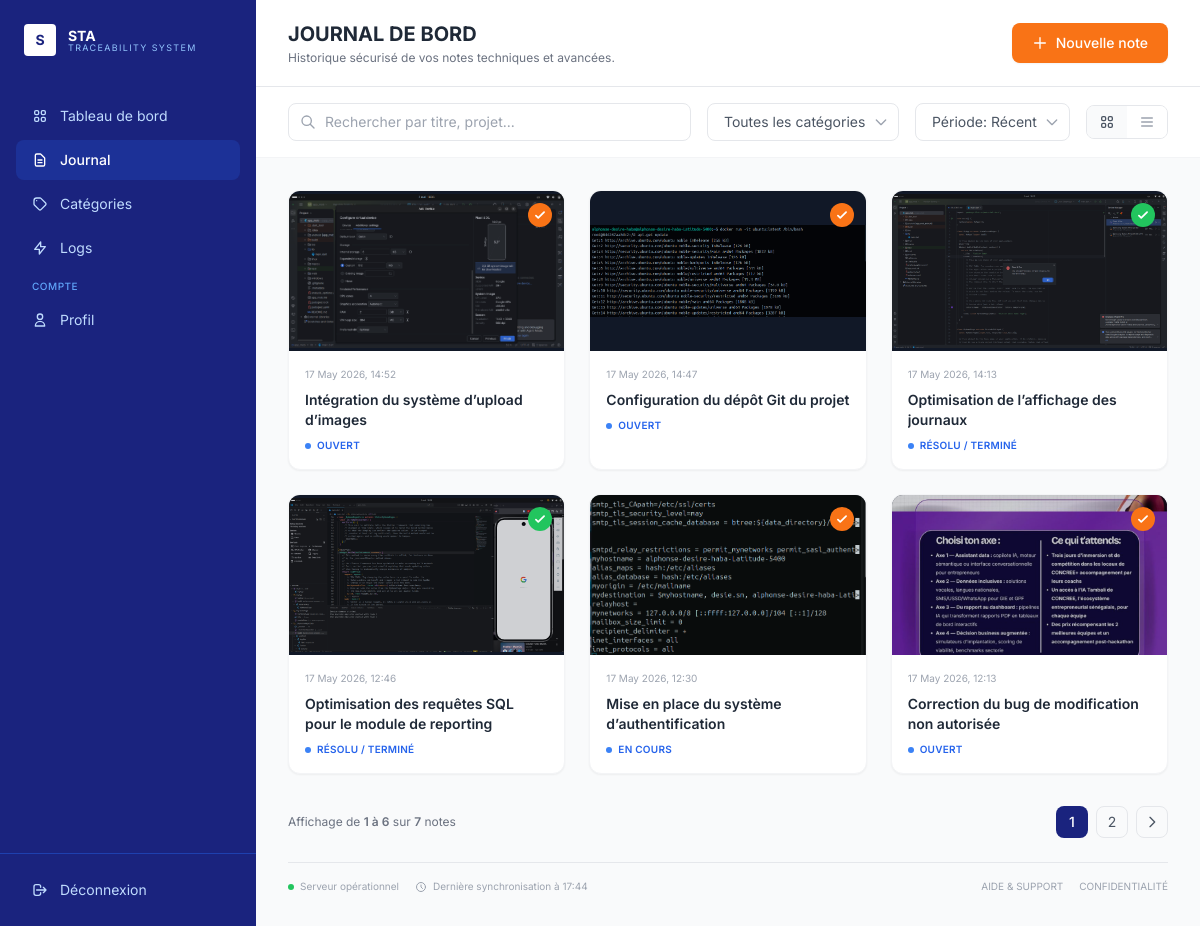
The page /journal/ (signed in) on the database as committed earlier.
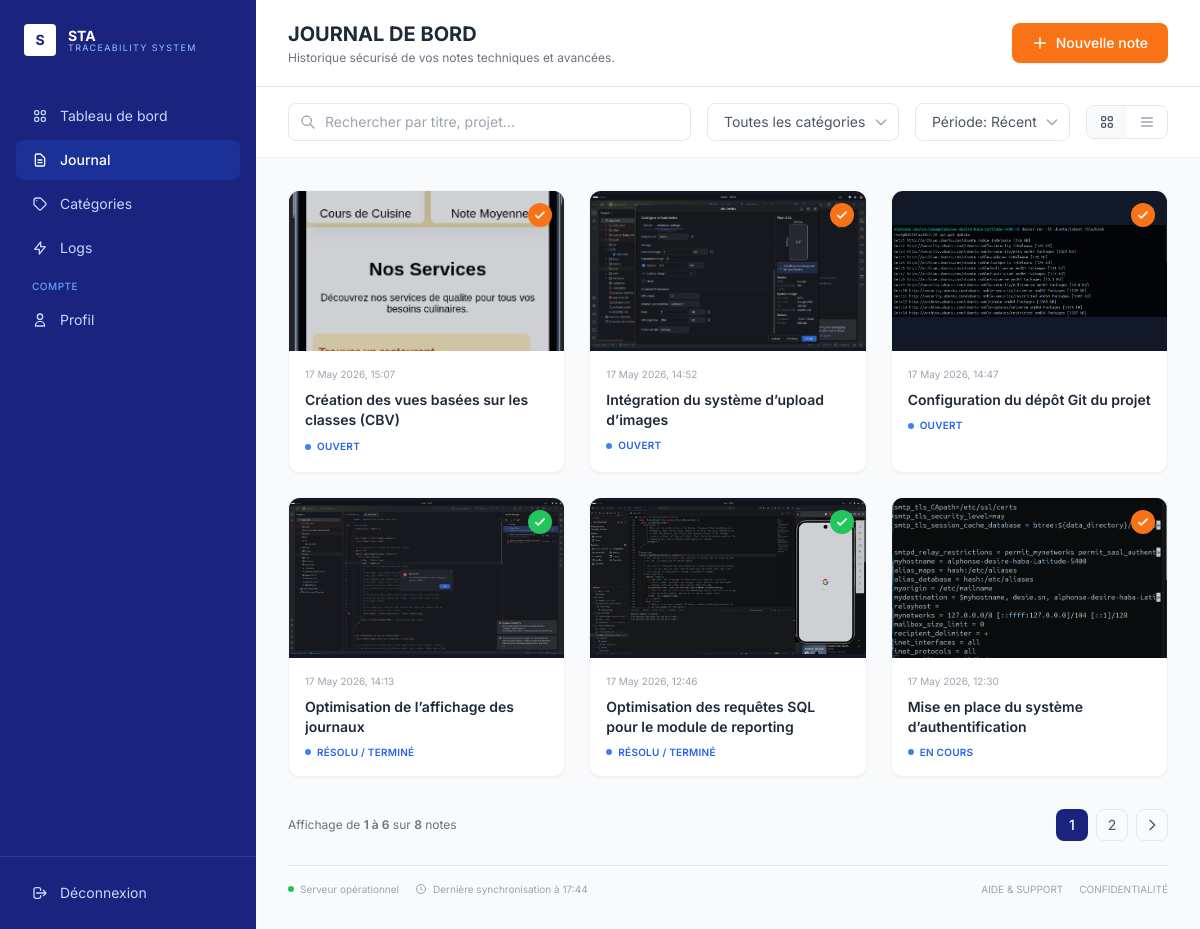
The same page on the database as committed later.
### app/models.py (models this page shows, shortened)
class Journal(models.Model):
    PRIORITY_CHOICES = [
        ('basse', 'Basse'),
        ('normale', 'Normale'),
        ('haute', 'Haute'),
    ]
    STATUT_CHOICES = [
        ('ouvert', 'Ouvert'),
        ('en_cours', 'En cours'),
        ('resolu', 'Résolu / Terminé'),
    ]
    titre = models.CharField(max_length=200, verbose_name="Titre de l'activité")
    contenu = models.TextField(verbose_name="Description détaillée")
    image = models.ImageField(upload_to='journaux/%Y/%m/%d/', blank=True, null=True, verbose_name="Image de preuve")
    priorite = models.CharField(max_length=10, choices=PRIORITY_CHOICES, default='normale')
    statut = models.CharField(max_length=15, choices=STATUT_CHOICES, default='ouvert')
    categorie = models.ForeignKey(Categorie, on_delete=models.SET_NULL, null=True, blank=True, related_name='journaux', verbose_name="Catégorie")
    auteur = models.ForeignKey(User, on_delete=models.CASCADE, related_name='journaux')
    date_creation = models.DateTimeField(auto_now_add=True, verbose_name="Créé le")
    date_modification = models.DateTimeField(auto_now=True, verbose_name="Modifié le")
    class Meta:
        ordering = ['-date_creation']
        verbose_name = "Entrée de journal"
        verbose_name_plural = "Entrées de journal"

### app/views.py (the view)
# urls.py: path("journal/", JournalView.as_view(), name="journal"),
class JournalView(LoginRequiredMixin, generic.ListView):
    model = Journal
    template_name = "liste_ent.html"
    context_object_name = "journaux"
    paginate_by = 6
    def get_context_data(self, **kwargs):
        context = super().get_context_data(**kwargs)
        context['categories'] = Categorie.objects.all()
        return context

### app/templates/liste_ent.html (shortened to what the changed rows need)
<!DOCTYPE html>
<html lang="fr">
<head>
    <script src="https://cdn.tailwindcss.com"></script>
</head>
<body class="bg-gray-50 flex min-h-screen">
    <main class="flex-1 ml-64">
        <header class="bg-white border-b border-gray-200 px-8 py-5 flex items-center justify-between">
            <div>
                <h1 class="text-xl font-bold text-gray-800">JOURNAL DE BORD</h1>
            </div>
        </header>
        <div class="p-8">
            <div class="grid grid-cols-3 gap-6 mb-8">
                {% for journal in journaux %}
                <div class="bg-white rounded-xl border border-gray-100 shadow-sm overflow-hidden group hover:shadow-md transition-shadow">
                    <div class="relative h-40 {% if journal.image %}bg-gray-900{% else %}bg-gray-100{% endif %} flex items-center justify-center overflow-hidden">
                        {% if journal.image %}
                            <a href="{% url 'journal_detail' journal.pk %}"><img src="{{ journal.image.url }}" alt="{{ journal.titre }}" class="w-full h-full object-cover opacity-80"></a>
                        {% endif %}
                        <div class="absolute top-3 right-3">
                            <div class="w-6 h-6 {% if journal.statut == 'resolu' %}bg-green-500{% else %}bg-orange-500{% endif %} rounded-full flex items-center justify-center">
                                <svg xmlns="http://www.w3.org/2000/svg" class="h-3.5 w-3.5 text-white" fill="none" viewBox="0 0 24 24" stroke="currentColor">
                                    <path stroke-linecap="round" stroke-linejoin="round" stroke-width="3" d="M5 13l4 4L19 7" />
                                </svg>
                            </div>
                        </div>
                    </div>
                    <div class="p-4">
                        <div class="text-[10px] text-gray-400 mb-2">{{ journal.date_creation|date:"d M Y, H:i" }}</div>
                        <h3 class="text-sm font-semibold text-gray-800 mb-1 line-clamp-2">
                            <a href="{% url 'journal_detail' journal.pk %}" class="hover:text-blue-700 transition-colors">{{ journal.titre }}</a>
                        </h3>
                        <div class="flex items-center justify-between mt-2">
                            <span class="inline-flex items-center text-[10px] font-semibold text-blue-600 uppercase tracking-wide">
                                <span class="w-1.5 h-1.5 bg-blue-500 rounded-full mr-1.5"></span>
                                {{ journal.get_statut_display }}
                            </span>
                            {% if journal.categorie %}
                            <span class="text-[9px] px-2 py-0.5 rounded text-white">{{ journal.categorie.nom }}</span>
                            {% endif %}
                        </div>
                    </div>
                </div>
                {% endfor %}
            </div>
            {% if is_paginated %}
            <div class="flex items-center justify-between">
                <div class="text-xs text-gray-500">
                    Affichage de <span class="font-semibold">{{ page_obj.start_index }} à {{ page_obj.end_index }}</span> sur <span class="font-semibold">{{ paginator.count }}</span> notes
                </div>
                <div class="flex items-center gap-2">
                    {% for num in page_obj.paginator.page_range %}
                        {% if page_obj.number == num %}
                            <span class="w-8 h-8 flex items-center justify-center rounded-lg bg-[#1a237e] text-white text-sm font-medium">{{ num }}</span>
                        {% elif num > page_obj.number|add:'-3' and num < page_obj.number|add:'3' %}
                            <a href="?page={{ num }}" class="w-8 h-8 flex items-center justify-center rounded-lg border border-gray-200 text-gray-600 hover:bg-gray-50 text-sm transition-colors">
                                {{ num }}
                            </a>
                        {% endif %}
                    {% endfor %}
                    {% if page_obj.has_next %}
                        <a href="?page={{ page_obj.next_page_number }}" class="w-8 h-8 flex items-center justify-center rounded-lg border border-gray-200 text-gray-600 hover:bg-gray-50 transition-colors">
                            <svg xmlns="http://www.w3.org/2000/svg" class="h-4 w-4" fill="none" viewBox="0 0 24 24" stroke="currentColor">
                                <path stroke-linecap="round" stroke-linejoin="round" stroke-width="2" d="M9 5l7 7-7 7" />
                            </svg>
                        </a>
                    {% endif %}
                </div>
            </div>
            {% endif %}
        </div>
    </main>
</body>
</html>

Rows that differ between the two databases and show on the page:
no longer on this page (row unchanged): Journal: image (picture), date_creation "17 May 2026, 12:13", titre "Correction du bug de modification non autorisée", statut "OUVERT"
added Journal: image (picture), date_creation "17 May 2026, 15:07", titre "Création des vues basées sur les classes (CBV)", statut "OUVERT"
Other text that changed with them:
{{ paginator.count }}: "7" → "8"
